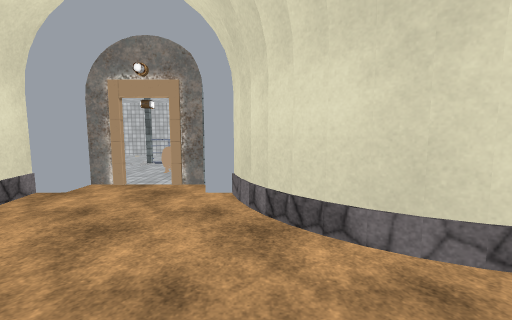
[1] (above)

15 first-person views from a walk through a Unity game level. The camera is 1.5 m above the floor, tilts 6° down and sees 90° across. The floor is counted in squares, 1 m on a side. Each view is taken from the middle of a square. On the plan, view 1 faces up. The plan holds only what a view shows up to about 13 squares ahead; the rest is blank. The place goes on beyond the plan. The player is left out. Door leaves are left out, so doorways stand open. Some surface patterns are stand-ins.

[2]
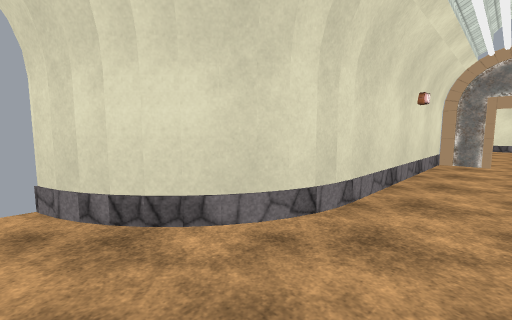

[3]
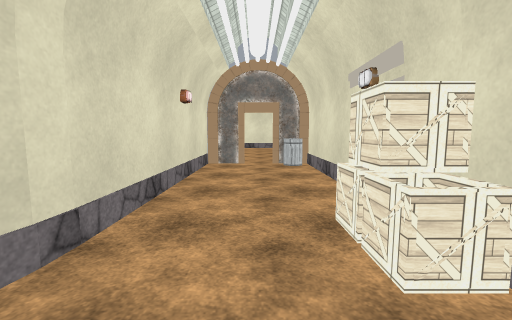

[4]
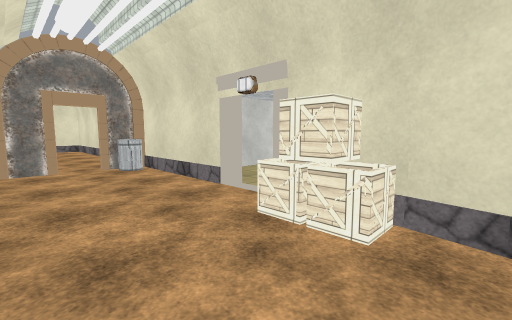

[5]
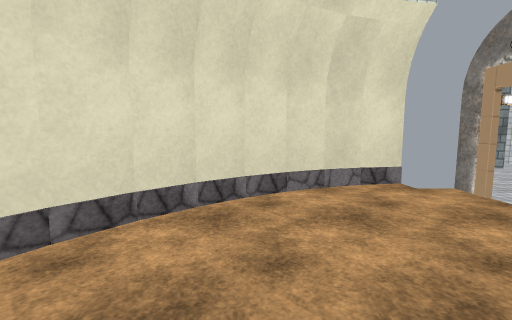

[6]
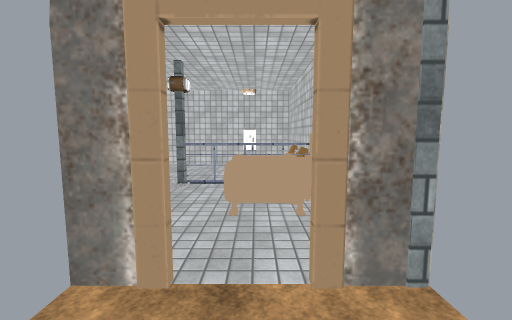

[7]
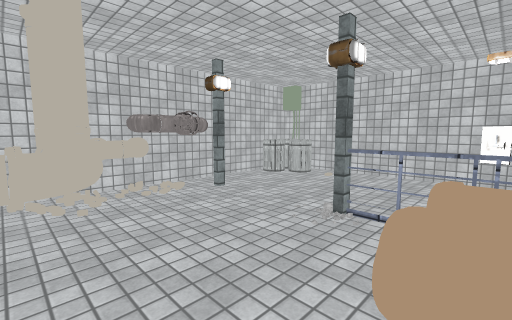

[8]
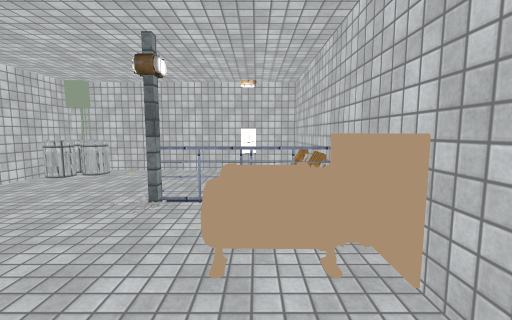

[9]
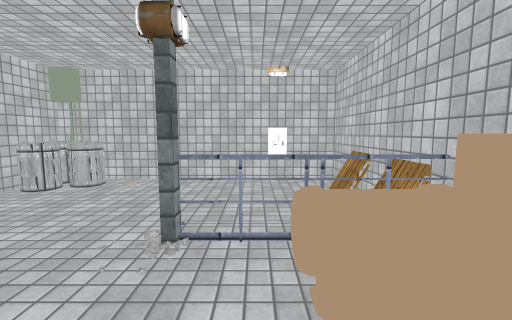

[10]
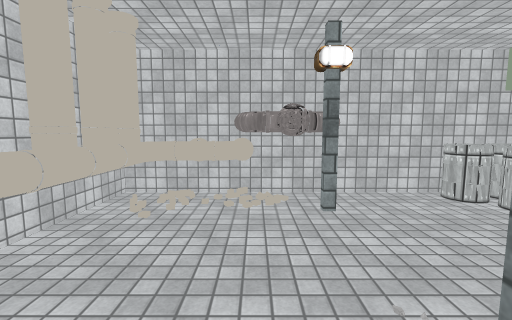

[11]
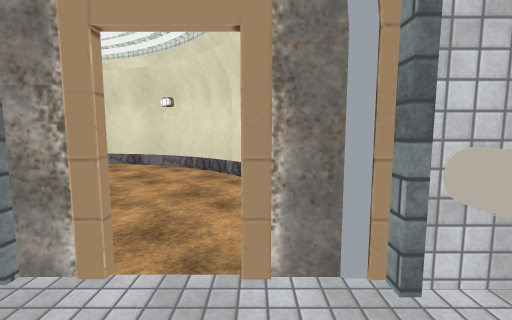

[12]
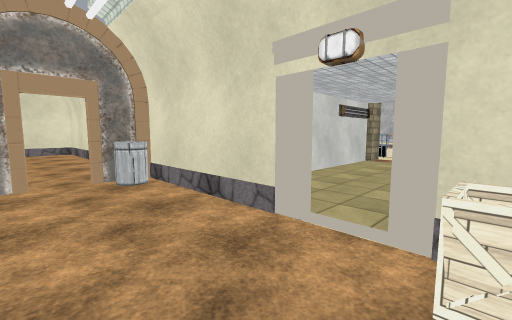

[13]
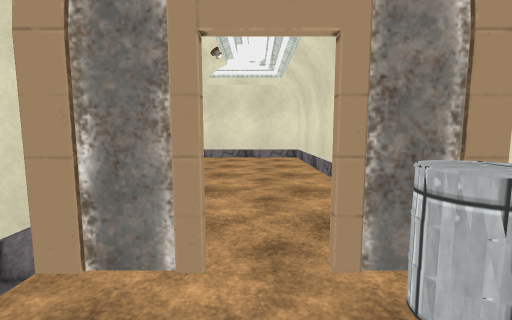

[14]
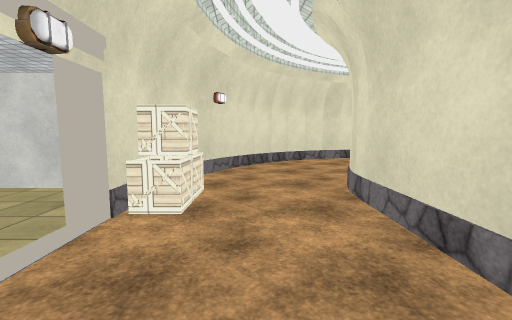

[15]
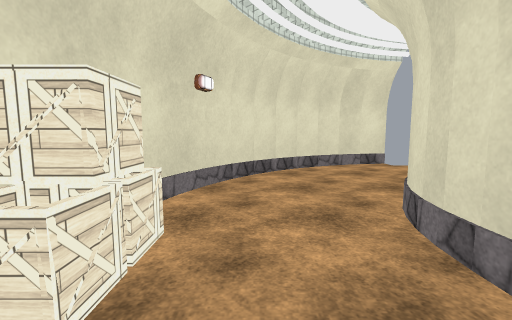

### Floor plan
Points are (right, up) in squares from view 1. A wall is a line through its corners. A room is listed if a view was taken in it or the views show most of it. See-through windows are left out.
Room 1 (views 1, 2, 3, 4, 5, 6, 8, 12, 13, 14, 15)
walls: (3.8, 2.4) (3.1, 2.6); (3.2, 2.6) (2.6, 2.7) (1.9, 3); (2.1, 2.9) (1.5, 3.3) (0.9, 3.7); (3, -2.6) (6.1, -2.6); (1.8, -2.3) (3.2, -2.5); (1, 3.6) (0.5, 4.2); (0.7, -1.9) (2, -2.3); (0.7, 4) (0.2, 4.6); (-0.3, -1.4) (0.8, -1.9); (7.5, -2.6) (13.7, -2.6) (13.7, -0.8); (0.2, 4.5) (-0.2, 5.2); (-1.4, -0.8) (-0.3, -1.5); (-0.1, 5) (-0.4, 5.7); (-0.3, 5.5) (-0.5, 6.3); (-2.3, 0) (-1.3, -0.9); (-3.2, 0.8) (-2.2, -0.1); (-4, 1.8) (-3.1, 0.7); (-1.5, 7.4) (-2.5, 7.4); (-1.4, 8.4) (-1.4, 9.5); (-2.5, 7.5) (-1.5, 7.5); (-5, 3.9) (-4.5, 2.8) (-3.9, 1.7); (13.5, 2.4) (3.6, 2.4); (13.7, 0.5) (13.7, 1.6); (-3.7, 7.4) (-4.9, 7.4); (-5.4, 5.1) (-5, 3.8); (-5.6, 6.3) (-5.4, 4.9)
ways out: opening at (-2.3, 8) to room 2; opening at (14, 0); open door at (6.5, -3)
objects: other object (-5, 6); other object (-1, 6) to (-1, 7); other object (-1, 8); other object (3, -2) to (4, -2); other object (5, -2); other object (13, -2) to (13, -1); other object (14, 2)
Room 2 (views 7, 9, 10, 11)
walls: (-1.4, 13.4) (-1.4, 17.4) (-10.4, 17.4) (-10.4, 11.4); (-5.4, 7.5) (-3.7, 7.5); (-10.4, 8.6) (-10.4, 7.7) (-9.5, 7.7)
ways out: opening at (-2.3, 8) to room 1
objects: other object (-11, 8) to (-6, 10); other object (-11, 10) to (-10, 13); other object (-10, 15); other object (-10, 16) to (-10, 17); other object (-9, 12); other object (-9, 16) to (-9, 17); other object (-6, 12); other object (-5, 8); other object (-5, 12) to (-4, 12); other object (-3, 10) to (-1, 12); other object (-3, 12) to (-2, 12); other object (-3, 17); other object (-2, 13) to (-1, 13); other object (-2, 15) to (-1, 15)

Positions as (right, up) in squares from view 1, and headings:
1: (0, 0), facing up
2: (-1, 0), facing up-right
3: (1, 0), facing right
4: (2, 2), facing down-right
5: (2, 2), facing left
6: (-3, 5), facing up
7: (-3, 8), facing up-left
8: (-3, 7), facing up
9: (-4, 9), facing up
10: (-4, 11), facing left
11: (-4, 10), facing down
12: (5, 1), facing down-right
13: (11, 0), facing right
14: (10, 0), facing left
15: (7, 0), facing left
